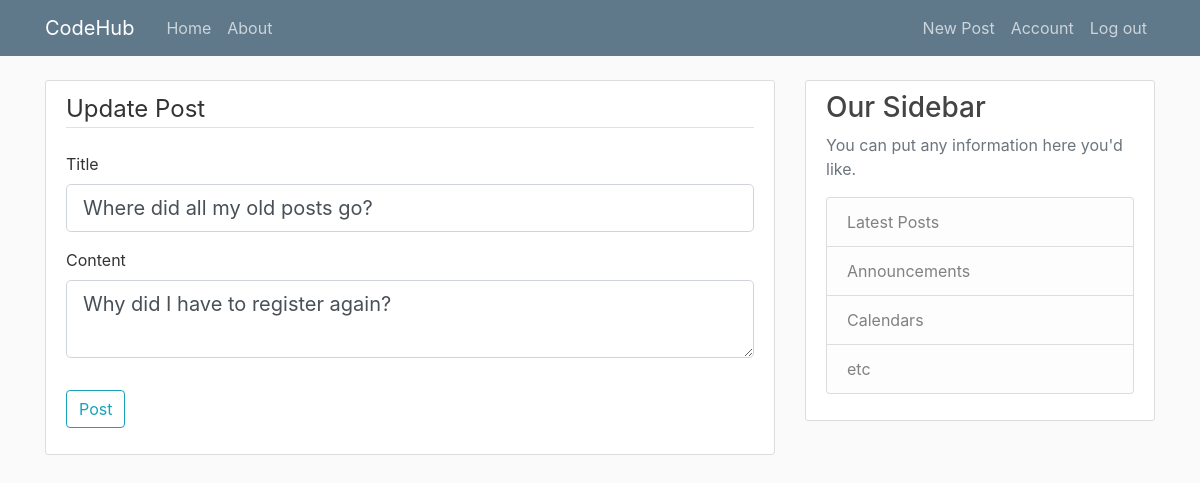
Screenshot of /post/1/update (signed in) with the database file from the repository.
### app/models.py (models this page shows, shortened)
class Post(db.Model):
    id = db.Column(db.Integer, primary_key=True)                                    # Primary Key
    title = db.Column(db.String(100), nullable=False)                               # Each Post will have a title, with a max(100) characters, uniqueness does not apply, and Null is not allowed!
    date_posted = db.Column(db.DateTime, nullable=False, default=datetime.utcnow)   # Each Post will have a date_posted, with DateTime set to utcnow, current time, and Null is not allowed!
    content = db.Column(db.Text, nullable=False)                                    # Each Post will have a content with no character limit, and Null is not allowed!
    user_id = db.Column(db.Integer, db.ForeignKey('user.id'), nullable=False)       # This is using the user id as a ForeignKey, each post must have an Author, so Null is not allowed!

### app/posts/routes.py (the view, shortened to what this page needs)
@posts.route('/post/<int:post_id>/update', methods=['GET', 'POST'])
@login_required
def update_post(post_id):
    post = Post.query.get_or_404(post_id)
    if post.author != current_user:
        abort(403)
    form = PostForm()                                                       # Create an instance of the PostForm()
    if request.method == 'GET':
        form.title.data = post.title                                        # This ensures that the fields are populated with the previous text! But only if it's a 'GET' request.
        form.content.data = post.content                                    # This ensures that the fields are populated with the previous text! But only if it's a 'GET' request.
    return render_template('create_post.html', title='Update Post', form=form, legend='Update Post')            # Redirect to Create_Post.html, but with some pre-filled text, and a newer legend!

### app/posts/forms.py
class PostForm(FlaskForm):
    title = StringField('Title', validators=[ DataRequired() ])
    content = TextAreaField('Content', validators=[ DataRequired() ])
    submit = SubmitField('Post')

### app/models.py (called while the page is built)
@login_manager.user_loader
def laod_user(user_id):
    return User.query.get(int(user_id))                                             # getter function that helps get the user_id

### app/templates/create_post.html (shortened to what this page needs)
{% extends "template.html" %}
{% block content %}
    <div class="content-section">
        <form method="POST" action="">
            <fieldset class="form-group">
                <legend class="border-bottom mb-4">{{ legend }}</legend>
                <div class="form-group">
                    {{ form.title.label(class="form-control-label") }}
                    {% if form.title.errors %}
                        {{ form.title(class="form-control form-control-lg is-invalid") }}
                        <div class="invalid-feedback">
                            {% for error in form.title.errors %}
                                <span> {{ error }} </span>
                            {% endfor %}
                        </div>
                    {% else %}
                        {{ form.title(class="form-control form-control-lg") }}
                    {% endif %}
                </div>
                <div class="form-group">
                    {{ form.content.label(class="form-control-label") }}
                    {% if form.content.errors %}
                        {{ form.content(class="form-control form-control-lg is-invalid") }}
                        <div class="invalid-feedback">
                            {% for error in form.content.errors %}
                                <span> {{ error }} </span>
                            {% endfor %}
                        </div>
                    {% else %}
                        {{ form.content(class="form-control form-control-lg") }}
                    {% endif %}
                </div>
            </fieldset>
            <div class="form-group">
                {{ form.submit(class="btn btn-outline-info") }}
            </div>
        </form>
    </div>
{% endblock content %}

### app/static/main.css (style rules this page uses)
body { background: #fafafa; color: #333333; margin-top: 5rem; }
.content-section { background: #ffffff; padding: 10px 20px; border: 1px solid #dddddd; border-radius: 3px; margin-bottom: 20px; }

### rows the page displays
Post: title "Where did all my old posts go?", content "Why did I have to register again?"

### other values shown
{{ legend }} "Update Post"
